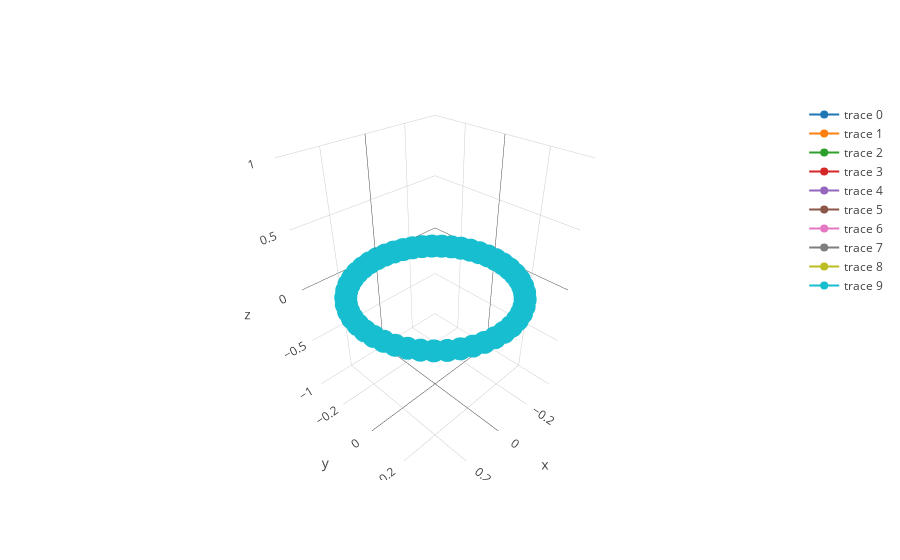

The notebook cell this image was saved under:
### Code cell
data = {}

uu = np.linspace(0, 2 * np.pi, 50)
xc = a*np.cos(uu); 
yc = a*np.sin(uu); 
zc = np.zeros_like(xc); 


for i in range(0,5):
    data[i]={}
    B = [0,0,0]
    P= [0,0,1]
    for j in range(0,10):
        phi_scal = 2*np.pi*j/10
        dI,r_vec = calc_this("circle",phi_scal,P,a)
        dB= 2*Biot_equation(current,perm,dI,r_vec)
        for n in range(3):
            B[n] += dB[n]
        data[i][j]={}
        data[i][j][0]={"name": "dI","x":[a*np.cos(phi_scal),dI[0]+a*np.cos(phi_scal)],"y":[a*np.sin(phi_scal),dI[1]+a*np.sin(phi_scal)],"z":[0,dI[2]]}
        data[i][j][1]={"name": "dB", "x":[P[0],P[0]+dB[0]],"y":[P[1],P[1]+dB[1]],"z":[P[2],P[2]+dB[2]]}
        data[i][j][2]={"name": "R","x":[a*np.cos(phi_scal),r_vec[0]+a*np.cos(phi_scal)],"y":[a*np.sin(phi_scal),r_vec[1]+a*np.sin(phi_scal)],"z":[0,r_vec[2]]}
        data[i][j][3]={"name": "B","x":[P[0],P[0]+B[0]],"y":[P[1],P[1]+B[1]],"z":[P[2],P[2]+B[2]]}
        data[i][j][4]={"name": "Current Loop","x":xc,"y":yc,"z":zc}
 
print(data[0][0][0]["x"])
result=[]
m=4
for i in range(0,10):
    result.append(go.Scatter3d(x=data[0][i][m]["x"],y=data[0][i][m]["y"],z=data[0][i][m]["z"]))

fig = dict(data=result)

iplot(fig)
print(data)
dump = json.dumps(data)
with open('JSONData.json', 'w') as f:
     json.dump(dump, f)
